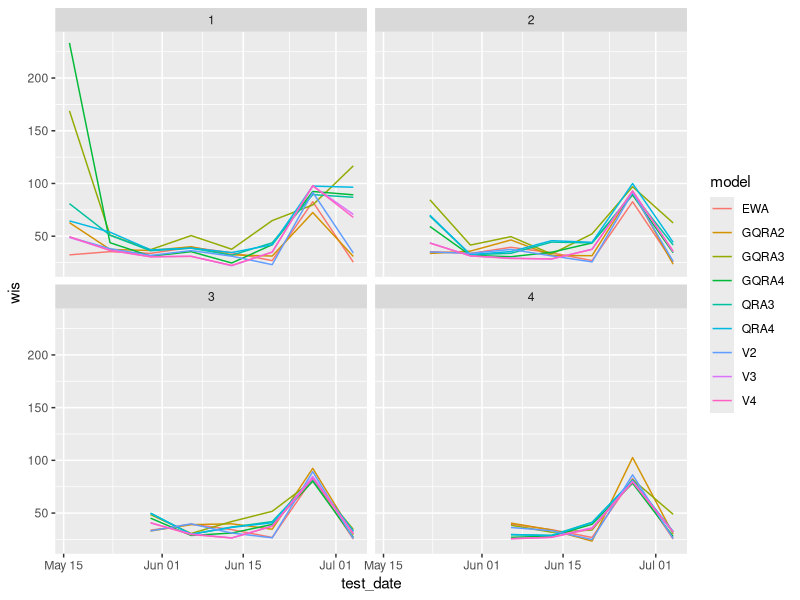
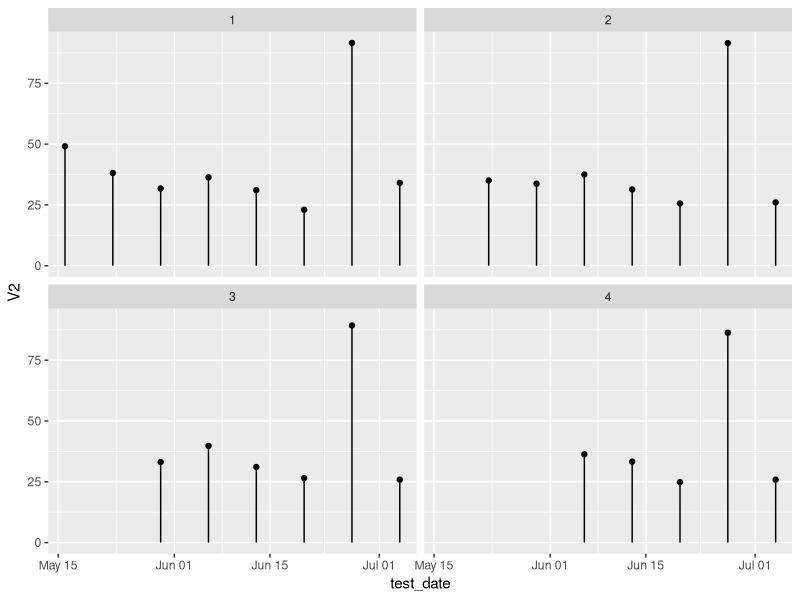
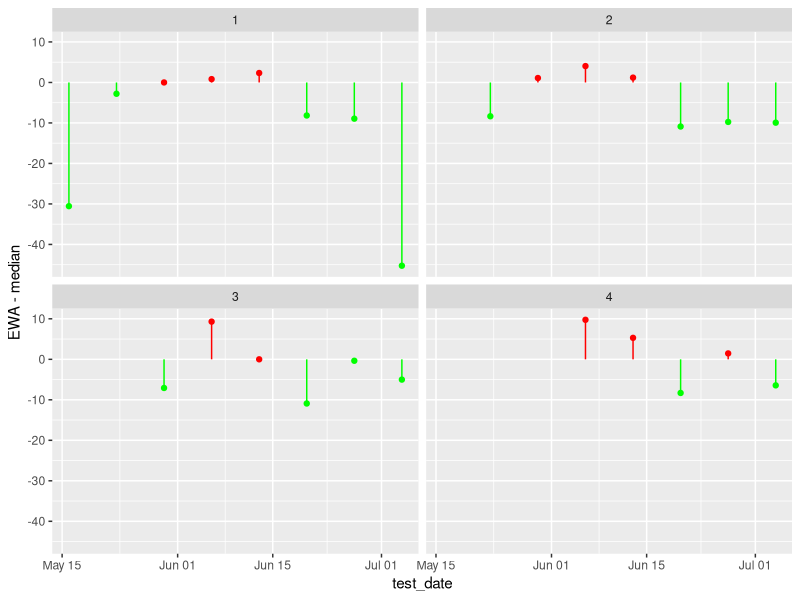
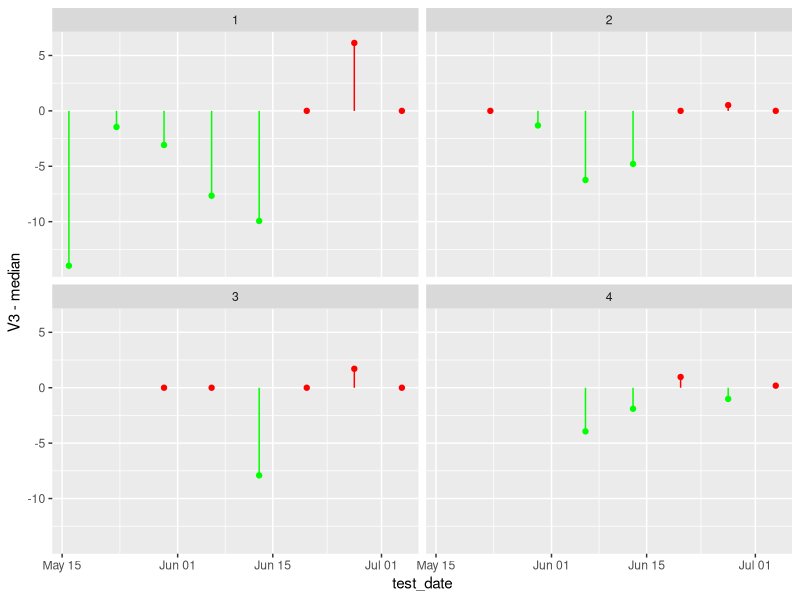
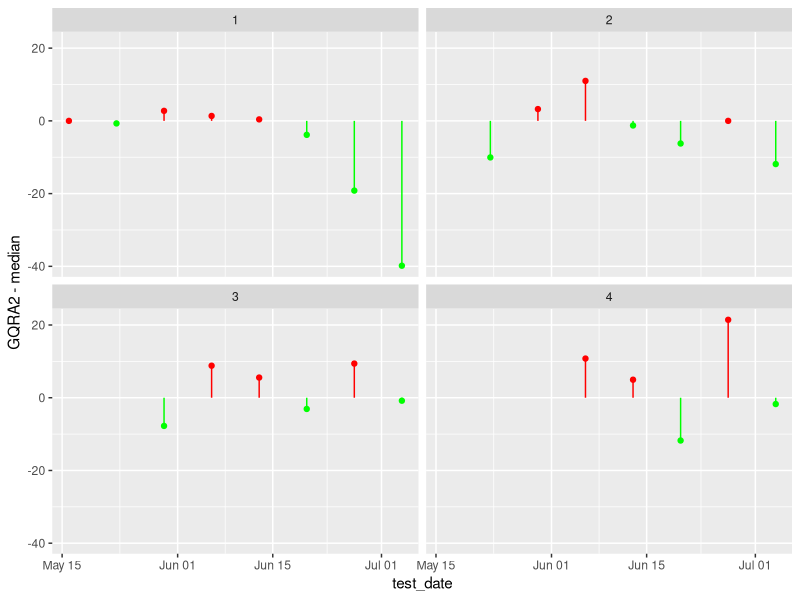
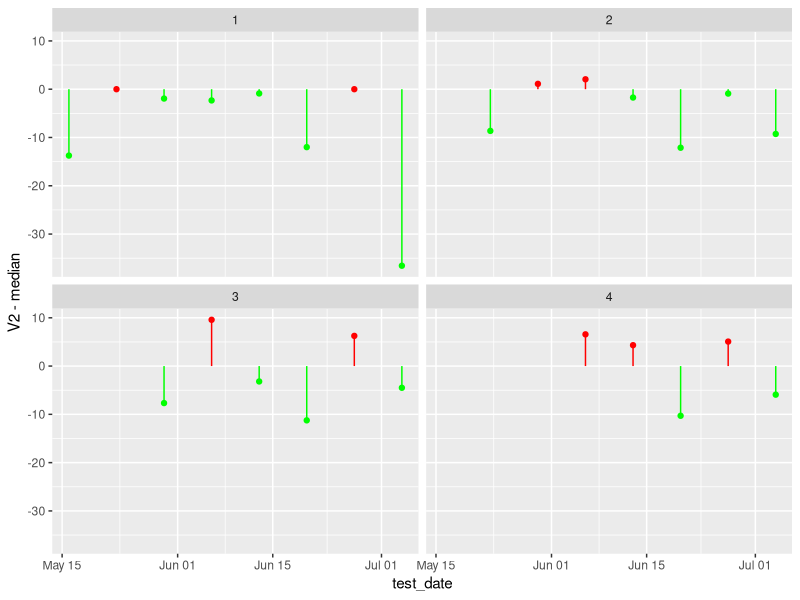
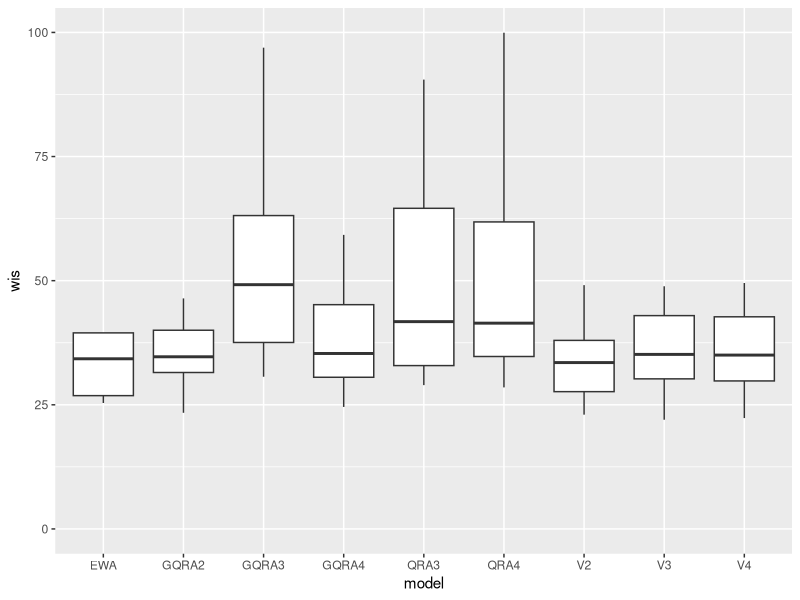
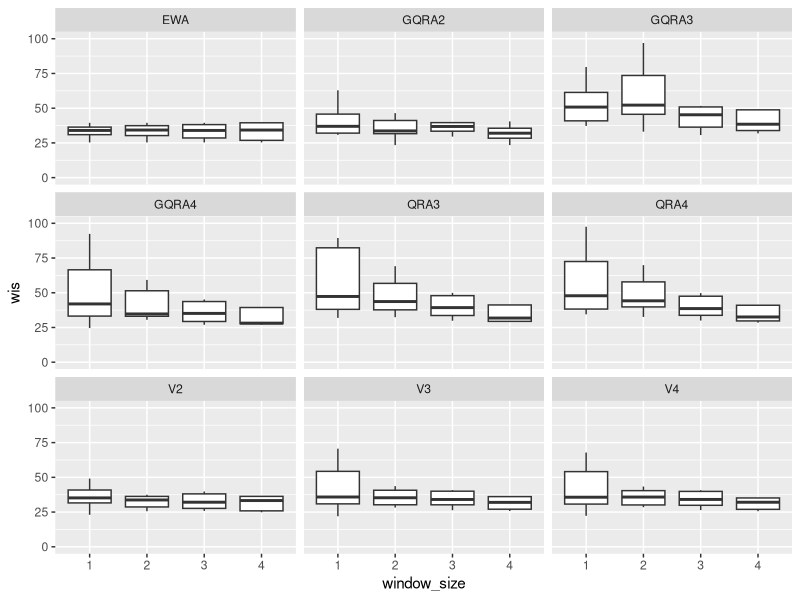

R code for these plots, in order:
setwd("/home/dwolffram/covid19-ensembles")
library(tidyverse)
library(dplyr)
results = read.csv('results/results3.csv',
                   colClasses = c(window_size = "factor", test_date = "Date"))

results_long <- results %>% 
  pivot_longer(names(results)[3:length(results)], names_to = "model", values_to = "wis")

ggplot(data = results_long, aes(x = test_date, y = wis, colour = model)) +
  geom_line() +
  facet_wrap(~window_size)

ggplot(data=results, aes(x=test_date, y=V2)) +
  geom_point()  +
  facet_wrap(~window_size) + 
  geom_segment( aes(x=test_date, xend=test_date, y=0, yend=V2))

results$median <- apply(results[3:length(results)], 1, median, na.rm = T)

plot_comparison <- function(model_name="EWA"){
  results %>% mutate(Color = ifelse(get(model_name)-median < 0, "green", "red")) %>%
    ggplot(aes(x=test_date, y=get(model_name)-median, color=Color)) +
    geom_point()  +
    facet_wrap(~window_size) + 
    geom_segment( aes(x=test_date, xend=test_date, y=0, yend=get(model_name)-median))+
    scale_color_identity() +
    ylab(paste(model_name, "-", "median"))
}

plot_comparison("EWA")
ggsave('plots/comp_EWA.png', width=24, height=12, dpi=500, unit='cm', device='png')
plot_comparison("V3")
ggsave('plots/comp_V3.png', width=24, height=12, dpi=500, unit='cm', device='png')
plot_comparison("GQRA2")
ggsave('plots/comp_GQRA2.png', width=24, height=12, dpi=500, unit='cm', device='png')
plot_comparison("V2")
ggsave('plots/comp_V2.png', width=24, height=12, dpi=500, unit='cm', device='png')


ggplot(data = results_long, aes(x = model, y = wis)) +
  #facet_wrap(~window_size) +
  geom_boxplot(outlier.shape=NA) +
  ylim(0, 100)
ggsave('plots/boxplot.png', width=24, height=12, dpi=500, unit='cm', device='png')


ggplot(data = results_long, aes(x = window_size, y = wis)) +
  facet_wrap(~model) +
  geom_boxplot(outlier.shape=NA) +
  ylim(0, 100)

ggsave('plots/boxplot_windowSizes.png', device='png')

#### Bump Chart

my_theme <- function() {
  
  # Colors
  color.background = "white"
  color.text = "#22211d"
  
  # Begin construction of chart
  theme_bw(base_size=15) +
    
    # Format background colors
    theme(panel.background = element_rect(fill=color.background, color=color.background)) +
    theme(plot.background  = element_rect(fill=color.background, color=color.background)) +
    theme(panel.border     = element_rect(color=color.background)) +
    theme(strip.background = element_rect(fill=color.background, color=color.background)) +
    
    # Format the grid
    theme(panel.grid.major.y = element_blank()) +
    theme(panel.grid.minor.y = element_blank()) +
    theme(axis.ticks       = element_blank()) +
    
    # Format the legend
    theme(legend.position = "none") +
    
    # Format title and axis labels
    theme(plot.title       = element_text(color=color.text, size=20, face = "bold")) +
    theme(axis.title.x     = element_text(size=14, color="black", face = "bold")) +
    theme(axis.title.y     = element_text(size=14, color="black", face = "bold", vjust=1.25)) +
    theme(axis.text.x      = element_text(size=10, vjust=0.5, hjust=0.5, color = color.text)) +
    theme(axis.text.y      = element_text(size=10, color = color.text)) +
    theme(strip.text       = element_text(face = "bold")) +
    
    # Plot margins
    theme(plot.margin = unit(c(0.35, 0.2, 0.3, 0.35), "cm"))
}

gg_color_hue <- function(n) {
  hues = seq(15, 375, length = n + 1)
  hcl(h = hues, l = 65, c = 100)[1:n]
}


df_rank <- results_long %>% 
  group_by(window_size, test_date) %>%
  arrange(window_size, test_date, wis) %>% 
  mutate(ranking = row_number())


bump_chart <- function(windowSize="1", highlight_models=unique(df_rank$model)){
  df_temp <- subset(df_rank, window_size==windowSize)
  dates <- sort(unique(df_temp$test_date))
  
  df_temp <- df_temp %>%
    mutate(flag = ifelse(model %in% highlight_models, TRUE, FALSE),
           model_col = if_else(flag == TRUE, model, "zzz"))
  
  pal <- gg_color_hue(length(unique(df_temp$model_col)) -1)
  pal[length(pal)+1] <- "grey"
  
  ggplot(data = df_temp, aes(x = test_date, y = ranking, group = model)) +
    geom_line(aes(color = model_col, alpha = 1), size = 2) +
    geom_point(color = "#FFFFFF", size = 4) +
    geom_point(aes(color = model_col, alpha = 1), size = 4) +
    geom_point(color = "#FFFFFF", size = 1) +
    scale_y_reverse(breaks = 1:nrow(df_temp)) +
    scale_x_date(breaks = unique(df_temp$test_date), 
                       minor_breaks = unique(df_temp$test_date), expand = c(.05, .05)) +
    geom_text(data = df_temp %>% filter(test_date == dates[1]),
              aes(label = model, x = dates[1]-1) , hjust = 1, fontface = "bold", 
              color = "#888888", size = 4) +
    geom_text(data = df_temp %>% filter(test_date == dates[length(dates)]),
              aes(label = model, x = dates[length(dates)]+1) , hjust = 0, fontface = "bold", 
              color = "#888888", size = 4) +
    coord_cartesian(xlim = c(dates[1]-4,dates[length(dates)]+4)) +
    theme(legend.position = "none") +
    labs(x = "Test Date",
         y = "Rank",
         title = "Comparison of Ensemble Methods",
         subtitle = paste("For Window Size", windowSize, "(Ranked by WIS)")) +
    my_theme() +
    scale_color_manual(values = pal)
}

bump_chart()
bump_chart("4", c("EWA","V3","QRA3", "GQRA3"))

bump_chart(1)
ggsave('plots/bump_chart_ws1.png', width=24, height=12, dpi=500, unit='cm', device='png')
bump_chart(2)
ggsave('plots/bump_chart_ws2.png', width=24, height=12, dpi=500, unit='cm', device='png')
bump_chart(3)
ggsave('plots/bump_chart_ws3.png', width=24, height=12, dpi=500, unit='cm', device='png')
bump_chart(4)
ggsave('plots/bump_chart_ws4.png', width=24, height=12, dpi=500, unit='cm', device='png')

bump_chart(4, c("EWA","V3","QRA3", "GQRA3"))

bump_chart(4, c("EWA"))
ggsave('plots/bump_chart_EWA.png', width=24, height=12, dpi=500, unit='cm', device='png')




